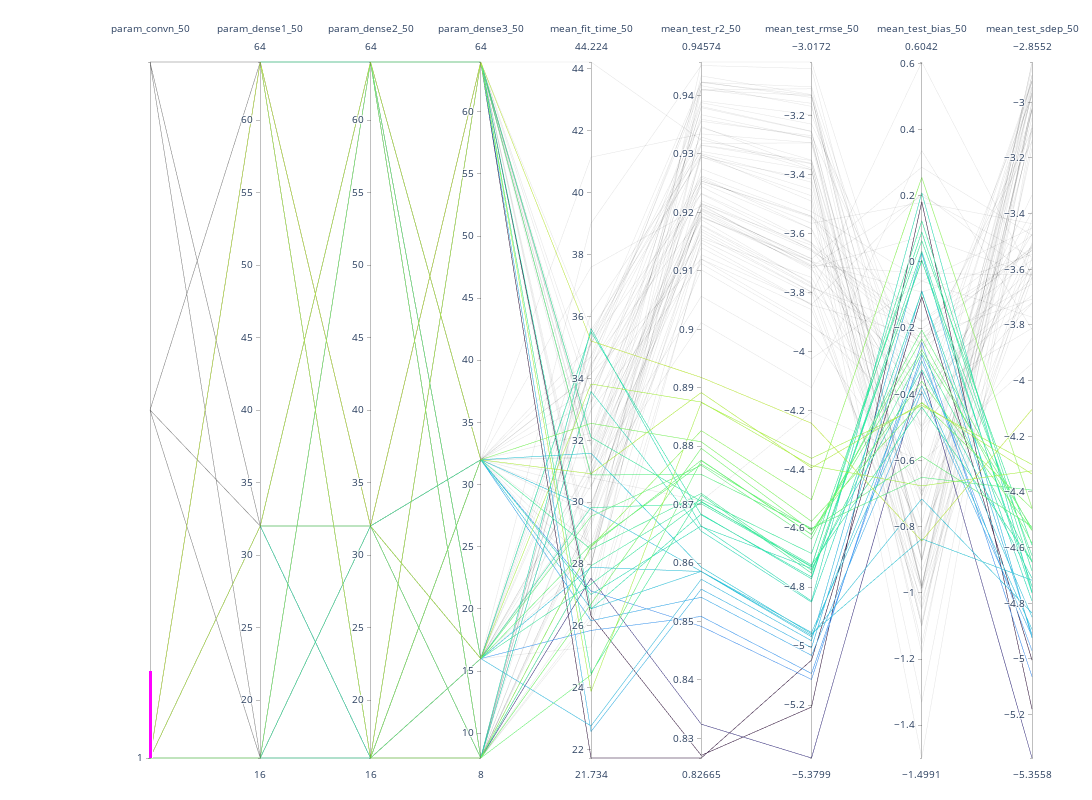

The notebook cell saved with this chart:
### Code cell
fig.update_layout(width=1200, height=800,margin=dict(l=150, r=60, t=60, b=40))
fig.show()
